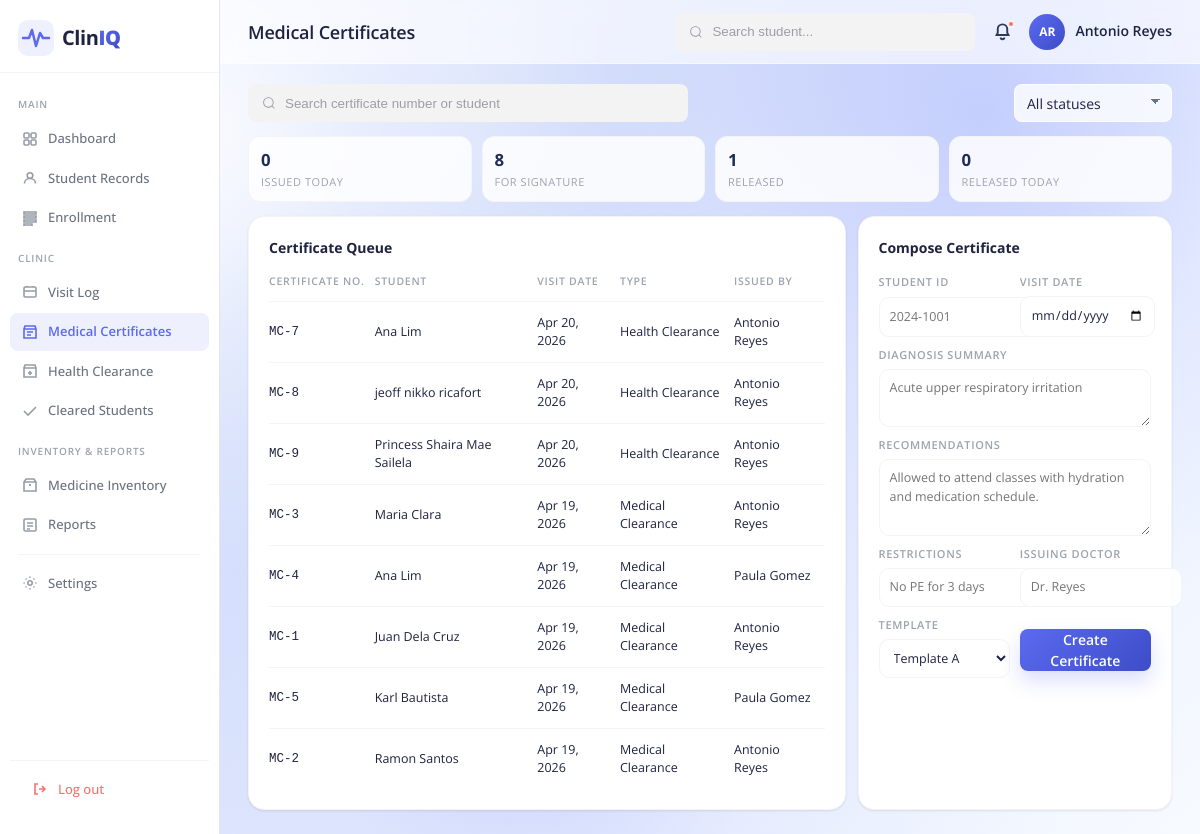
/modules/medicalCertificates.php (signed in), run on the app's committed database.
### tables this page shows
CREATE TABLE `medical_certificates` (
  `certificate_id` int(11) NOT NULL,
  `visit_id` int(11) DEFAULT NULL,
  `assessment_id` int(11) DEFAULT NULL,
  `issued_by` int(11) NOT NULL,
  `date_issued` date NOT NULL,
  `file_path` varchar(255) DEFAULT NULL,
  `remarks` text DEFAULT NULL,
  `created_at` timestamp NOT NULL DEFAULT current_timestamp(),
  `status` enum('pending','released') NOT NULL DEFAULT 'pending'
);

CREATE TABLE `users` (
  `user_id` int(11) NOT NULL,
  `first_name` varchar(50) NOT NULL,
  `middle_name` varchar(50) DEFAULT NULL,
  `last_name` varchar(50) NOT NULL,
  `email` varchar(100) DEFAULT NULL,
  `username` varchar(50) NOT NULL,
  `password` varchar(255) NOT NULL,
  `role` enum('nurse','doctor') NOT NULL,
  `last_login` datetime DEFAULT NULL,
  `status` varchar(20) DEFAULT 'active',
  `created_at` timestamp NOT NULL DEFAULT current_timestamp()
);

### classes/BaseModel.php (called while the page is built, shortened)
<?php
class BaseModel {
    public function __construct(PDO $db) {
        $this->db = $db;
    }
}

### classes/Visit.php (called while the page is built, shortened)
<?php
require_once __DIR__ . '/BaseModel.php';
class Visit extends BaseModel {
    public function getCertificates(): array {
        $query = "SELECT mc.*,
                         COALESCE(s_v.first_name, s_a.first_name) as student_first,
                         COALESCE(s_v.last_name, s_a.last_name) as student_last,
                         COALESCE(s_v.student_number, s_a.student_number) as student_number,
                         COALESCE(cv.visit_date, ha.assessment_date) as visit_date,
                         CASE
                            WHEN mc.assessment_id IS NOT NULL THEN 'Health Clearance'
                            ELSE 'Medical Clearance'
                         END as cert_type,
                         u.first_name as handler_first, u.last_name as handler_last
                  FROM medical_certificates mc
                  LEFT JOIN clinic_visits cv ON mc.visit_id = cv.visit_id
                  LEFT JOIN students s_v ON cv.student_id = s_v.student_id
                  LEFT JOIN health_assessments ha ON mc.assessment_id = ha.assessment_id
                  LEFT JOIN students s_a ON ha.student_id = s_a.student_id
                  JOIN users u ON mc.issued_by = u.user_id
                  WHERE mc.status = 'pending'
                  ORDER BY mc.date_issued DESC";
        return $this->db->query($query)->fetchAll(PDO::FETCH_ASSOC);
    }
    public function getCertificateStats(): array {
        $today = date('Y-m-d');
        $row = $this->db->query("
            SELECT
                COUNT(CASE WHEN status = 'pending' THEN 1 END) as pending_total,
                COUNT(CASE WHEN status = 'pending' AND date_issued = '$today' THEN 1 END) as issued_today,
                COUNT(CASE WHEN status = 'released' THEN 1 END) as released_total,
                COUNT(CASE WHEN status = 'released' AND date_issued = '$today' THEN 1 END) as released_today
            FROM medical_certificates
        ")->fetch(PDO::FETCH_ASSOC);
        return $row ?: ['pending_total' => 0, 'issued_today' => 0, 'released_total' => 0, 'released_today' => 0];
    }
}

### modules/medicalCertificates.php (the view, shortened to what this page needs)
<?php
require_once __DIR__ . '/../classes/Visit.php';
$db = new Database();
$conn = $db->connect();
$visitModel = new Visit($conn);
$certificates = $visitModel->getCertificates();
$stats = $visitModel->getCertificateStats();
?>
<!DOCTYPE html>
<html lang="en">
<head>
	<link rel="stylesheet" href="../assets/css/dashboard.css" />
	<link rel="stylesheet" href="../assets/css/medicalCertificates.css" />
	<link rel="stylesheet" href="../assets/css/notifications_popup.css" />
</head>
<body>
<div class="app-shell">
	<?php include __DIR__ . '/../includes/sidebar.php'; ?>
	<div class="main-content">
		<?php include __DIR__ . '/../includes/header.php'; ?>
		<div class="dashboard-body module-page">
			<section class="module-toolbar">
				<div class="group">
					<input class="input" type="search" placeholder="Search certificate number or student" />
				</div>
				<div class="toolbar-actions">
					<select class="module-select" aria-label="Issue status">
						<option>All statuses</option>
					</select>
				</div>
			</section>
			<section class="module-kpi-grid">
				<article class="module-kpi"><strong><?= $stats['issued_today'] ?></strong><span>Issued today</span></article>
				<article class="module-kpi"><strong><?= $stats['pending_total'] ?></strong><span>For signature</span></article>
				<article class="module-kpi"><strong><?= $stats['released_total'] ?></strong><span>Released</span></article>
				<article class="module-kpi"><strong><?= $stats['released_today'] ?></strong><span>Released today</span></article>
			</section>
			<section class="module-layout">
				<article class="card" id="certificateQueueCard">
					<div class="card-header"><div class="card-title">Certificate Queue</div></div>
					<div class="module-table-wrap">
						<table class="module-table">
							<thead>
								<tr>
									<th>Certificate No.</th>
									<th>Student</th>
									<th>Visit Date</th>
									<th>Type</th>
									<th>Issued By</th>
								</tr>
							</thead>
							<tbody>
								<?php if (empty($certificates)): ?>
									<tr><td colspan="7" style="text-align:center; padding:20px; color:#6b7280;">No pending certificates in queue.</td></tr>
								<?php else: ?>
									<?php foreach ($certificates as $cert): ?>
										<tr>
											<td class="mono">MC-<?= $cert['certificate_id'] ?></td>
											<td><?= htmlspecialchars($cert['student_first'] . ' ' . $cert['student_last']) ?></td>
											<td><?= date('M d, Y', strtotime($cert['visit_date'])) ?></td>
											<td><?= htmlspecialchars($cert['cert_type']) ?></td>
											<td><?= htmlspecialchars($cert['handler_first'] . ' ' . $cert['handler_last']) ?></td>
										</tr>
									<?php endforeach; ?>
								<?php endif; ?>
							</tbody>
						</table>
					</div>
				</article>
				<article class="card" id="composeCertificateCard">
					<div class="card-header"><div class="card-title">Compose Certificate</div></div>
					<form id="composeCertificateForm" class="form-grid">
						<label class="field"><span>Student ID</span><input type="text" name="student_id" placeholder="2024-1001" required /></label>
						<label class="field"><span>Visit Date</span><input type="date" name="visit_date" required /></label>
						<label class="field full"><span>Diagnosis Summary</span><textarea name="diagnosis" rows="2" placeholder="Acute upper respiratory irritation" required></textarea></label>
						<label class="field full"><span>Recommendations</span><textarea name="recommendations" rows="3" placeholder="Allowed to attend classes with hydration and medication schedule."></textarea></label>
						<label class="field"><span>Restrictions</span><input type="text" name="restrictions" placeholder="No PE for 3 days" /></label>
						<label class="field"><span>Issuing Doctor</span><input type="text" name="issuing_doctor" placeholder="Dr. Reyes" required /></label>
						<label class="field"><span>Template</span>
							<select name="template">
								<option value="A">Template A</option>
							</select>
						</label>
						<div style="margin-top:12px;">
							<button type="submit" class="module-btn">Create Certificate</button>
						</div>
					</form>
				</article>
			</section>
		</div>
	</div>
</div>
<link rel="stylesheet" href="../assets/css/modal.css" />
</body>
</html>

### assets/css/dashboard.css (style rules this page uses)
*, *::before, *::after { box-sizing: border-box; margin: 0; padding: 0; }
:root { --primary: #5B6AF0; --primary-light: #EEF0FD; --primary-dark: #3D4DC7; --accent: #6EE7B7; --danger: #F87171; --warning: #FBBF24; --success: #34D399; --bg-page: #F0F2FA; --bg-card: #FFFFFF; --bg-sidebar: #FFFFFF; --text-primary: #1E2340; --text-secondary: #6B7280; --text-muted: #9CA3AF; --text-on-primary: #FFFFFF; --border: #E5E7EB; --border-light: #F3F4F6; --sidebar-width: 220px; --header-height: 64px; --radius-sm: 8px; --radius-md: 12px; --radius-lg: 16px; --radius-xl: 20px; --shadow-sm: 0 1px 3px rgba(0,0,0,0.06), 0 1px 2px rgba(0,0,0,0.04); --shadow-md: 0 4px 12px rgba(0,0,0,0.08); --shadow-lg: 0 8px 24px rgba(0,0,0,0.10); }
html, body { height: 100%; font-family: 'Open Sans', sans-serif; background: radial-gradient(circle at 14% 16%, rgba(255, 255, 255, 0.92) 0%, rgba(255, 255, 255, 0.36) 16%, transparent 36%), radial-gradient(circle at 82% 14%, rgba(124, 140, 255, 0.28) 0%, rgba(124, 140, 255, 0.08) 22%, transparent 42%), radial-gradient(circle at 45% 84%, rgba(91, 106, 240, 0.2) 0%, rgba(91, 106, 240, 0.05) 24%, transparent 56%), linear-gradient(138deg, #e4ebff 0%, #d6e0fb 34%, #eaf0ff 70%, #f7faff 100%); color: var(--text-primary); font-size: 14px; line-height: 1.5; -webkit-font-smoothing: antialiased; }
.app-shell { display: flex; height: 100vh; overflow: hidden; }
.main-content { flex: 1; display: flex; flex-direction: column; overflow-y: auto; background: transparent; }
.group { display: flex; line-height: 28px; align-items: center; position: relative; width: clamp(220px, 25vw, 320px); }
.input { width: 100%; height: 38px; line-height: 28px; padding: 0 1rem; padding-left: 2.5rem; border: 2px solid transparent; border-radius: 8px; outline: none; background-color: #f3f3f4; color: #0d0c22; transition: .3s ease; }
.input::placeholder { color: #9e9ea7; }
.icon { position: absolute; left: 1rem; fill: #9e9ea7; width: 1rem; height: 1rem; }
.dashboard-body { padding: 20px 28px 24px; display: flex; flex-direction: column; gap: 18px; }
.card { background: var(--bg-card); border-radius: var(--radius-lg); padding: 20px; box-shadow: var(--shadow-sm); border: 1px solid var(--border-light); }
.card-header { display: flex; align-items: center; justify-content: space-between; margin-bottom: 16px; }
.card-title { font-size: 14px; font-weight: 700; color: var(--text-primary); }

### assets/css/modal.css (style rules this page uses)
.info-val.mono, .mono { font-family: ui-monospace, SFMono-Regular, Menlo, Consolas, monospace; }

### data on the page
medical_certificates: certificate_id "7", student_last "Ana Lim", visit_date "Apr 20, 2026", cert_type "Health Clearance", issued_by.last_name "Antonio Reyes"
medical_certificates: certificate_id "8", student_last "jeoff nikko ricafort", visit_date "Apr 20, 2026", cert_type "Health Clearance", issued_by.last_name "Antonio Reyes"
medical_certificates: certificate_id "9", student_last "Princess Shaira Mae Sailela", visit_date "Apr 20, 2026", cert_type "Health Clearance", issued_by.last_name "Antonio Reyes"
medical_certificates: certificate_id "3", student_last "Maria Clara", visit_date "Apr 19, 2026", cert_type "Medical Clearance", issued_by.last_name "Antonio Reyes"
medical_certificates: certificate_id "4", student_last "Ana Lim", visit_date "Apr 19, 2026", cert_type "Medical Clearance", issued_by.last_name "Paula Gomez"
medical_certificates: certificate_id "1", student_last "Juan Dela Cruz", visit_date "Apr 19, 2026", cert_type "Medical Clearance", issued_by.last_name "Antonio Reyes"
medical_certificates: certificate_id "5", student_last "Karl Bautista", visit_date "Apr 19, 2026", cert_type "Medical Clearance", issued_by.last_name "Paula Gomez"
medical_certificates: certificate_id "2", student_last "Ramon Santos", visit_date "Apr 19, 2026", cert_type "Medical Clearance", issued_by.last_name "Antonio Reyes"

### other printed values
$resolvedPageTitle "Medical Certificates"
getInitials($_SESSION['full_name']) "AR"
$_SESSION['full_name'] "Antonio Reyes"
$stats['issued_today'] "0"
$stats['pending_total'] "8"
$stats['released_total'] "1"
$stats['released_today'] "0"
